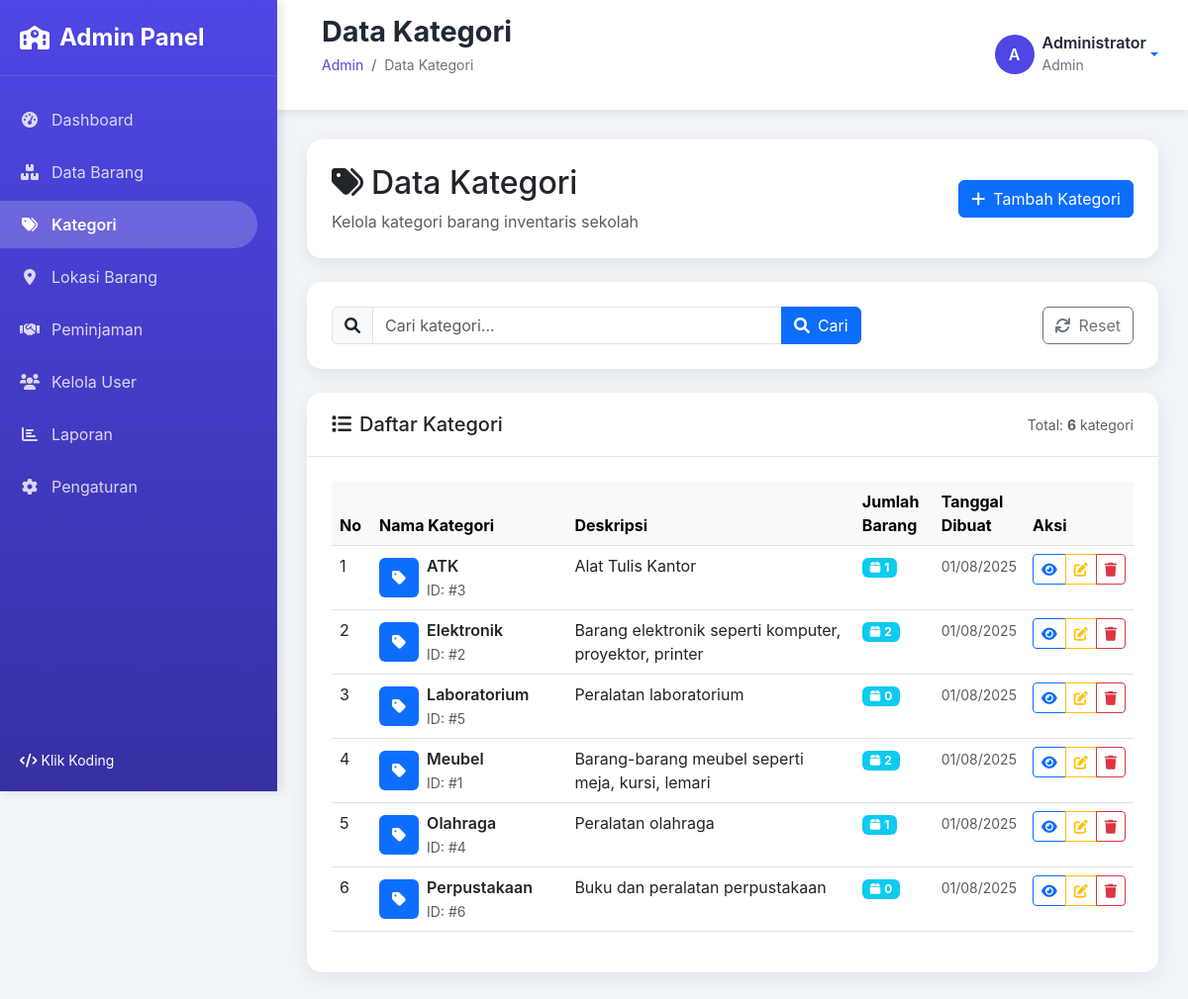
/admin/kategori/index.php (signed in), run on the app's committed database.
### tables this page shows
CREATE TABLE `kategori` (
  `id` int NOT NULL,
  `nama_kategori` varchar(100) NOT NULL,
  `deskripsi` text,
  `created_at` timestamp NULL DEFAULT CURRENT_TIMESTAMP,
  `updated_at` timestamp NULL DEFAULT CURRENT_TIMESTAMP ON UPDATE CURRENT_TIMESTAMP
);

### admin/kategori/index.php (the view, shortened to what this page needs)
<?php
require_once '../includes/header.php';
?>
<?php
$search = isset($_GET['search']) ? trim($_GET['search']) : '';
$page = isset($_GET['page']) ? (int)$_GET['page'] : 1;
$limit = 10;
$offset = ($page - 1) * $limit;
try {
    $pdo = new PDO("mysql:host=localhost;dbname=inventaris_sekolah", "root", "");
    $pdo->setAttribute(PDO::ATTR_ERRMODE, PDO::ERRMODE_EXCEPTION);
    $where_conditions = [];
    $params = [];
    $where_clause = !empty($where_conditions) ? "WHERE " . implode(" AND ", $where_conditions) : "";
    $count_query = "SELECT COUNT(*) as total FROM kategori $where_clause";
    $stmt = $pdo->prepare($count_query);
    $stmt->execute($params);
    $total_records = $stmt->fetch()['total'];
    $query = "
        SELECT
            k.*,
            COUNT(b.id) as jumlah_barang
        FROM kategori k
        LEFT JOIN barang b ON k.id = b.kategori_id
        $where_clause
        GROUP BY k.id
        ORDER BY k.nama_kategori ASC
        LIMIT $limit OFFSET $offset
    ";
    $stmt = $pdo->prepare($query);
    $stmt->execute($params);
    $kategori_list = $stmt->fetchAll(PDO::FETCH_ASSOC);
} catch(Exception $e) {
    $kategori_list = [];
    $total_records = 0;
    $total_pages = 0;
}
?>
<div class="row mb-4">
    <div class="col-12">
        <div class="card">
            <div class="card-body">
                <div class="row align-items-center">
                    <div class="col-md-8">
                        <h2 class="mb-2">
                            <i class="fas fa-tags me-2"></i>Data Kategori
                        </h2>
                        <p class="text-muted mb-0">Kelola kategori barang inventaris sekolah</p>
                    </div>
                    <div class="col-md-4 text-md-end">
                        <div class="d-flex gap-2 justify-content-md-end">
                            <a href="?action=add" class="btn btn-primary">
                                <i class="fas fa-plus me-2"></i>Tambah Kategori
                            </a>
                        </div>
                    </div>
                </div>
            </div>
        </div>
    </div>
</div>
<div class="row mb-4">
    <div class="col-12">
        <div class="card">
            <div class="card-body">
                <form method="GET" action="" class="row g-3">
                    <div class="col-lg-8 col-md-6 col-12">
                        <div class="input-group">
                            <span class="input-group-text">
                                <i class="fas fa-search"></i>
                            </span>
                            <input type="text" class="form-control" id="search" name="search"
                                   placeholder="Cari kategori..." value="<?= htmlspecialchars($search) ?>">
                            <button type="submit" class="btn btn-primary">
                                <i class="fas fa-search me-2"></i><span class="d-none d-md-inline">Cari</span>
                            </button>
                        </div>
                    </div>
                    <div class="col-lg-4 col-md-6 col-12 text-md-end">
                        <a href="index.php" class="btn btn-outline-secondary">
                            <i class="fas fa-refresh me-2"></i><span class="d-none d-md-inline">Reset</span>
                        </a>
                    </div>
                </form>
            </div>
        </div>
    </div>
</div>
<div class="row">
    <div class="col-12">
        <div class="card">
            <div class="card-header">
                <div class="row align-items-center">
                    <div class="col-md-6 col-12 mb-2 mb-md-0">
                        <h5 class="mb-0">
                            <i class="fas fa-list me-2"></i>Daftar Kategori
                        </h5>
                    </div>
                    <div class="col-md-6 col-12 text-md-end">
                        <small class="text-muted">
                            Total: <strong><?= number_format($total_records) ?></strong> kategori
                        </small>
                    </div>
                </div>
            </div>
            <div class="card-body">
                <?php if (empty($kategori_list)): ?>
                    <div class="text-center py-5">
                        <i class="fas fa-tags fa-3x text-muted mb-3"></i>
                        <h5>Tidak ada data kategori</h5>
                        <p class="text-muted">
                            <?= !empty($search) ? 'Tidak ada kategori yang sesuai dengan pencarian.' : 'Belum ada kategori yang ditambahkan.' ?>
                        </p>
                        <?php if (empty($search)): ?>
                            <a href="?action=add" class="btn btn-primary">
                                <i class="fas fa-plus me-2"></i>Tambah Kategori Pertama
                            </a>
                        <?php endif; ?>
                    </div>
                <?php else: ?>
                    <div class="table-responsive">
                        <table class="table table-hover">
                            <thead class="table-light">
                                <tr>
                                    <th width="5%">No</th>
                                    <th width="25%">Nama Kategori</th>
                                    <th width="40%" class="d-none d-md-table-cell">Deskripsi</th>
                                    <th width="10%">Jumlah Barang</th>
                                    <th width="10%">Tanggal Dibuat</th>
                                    <th width="10%">Aksi</th>
                                </tr>
                            </thead>
                            <tbody>
                                <?php foreach ($kategori_list as $index => $kategori): ?>
                                    <tr>
                                        <td><?= $offset + $index + 1 ?></td>
                                        <td>
                                            <div class="d-flex align-items-center">
                                                <div class="bg-primary rounded me-2 d-flex align-items-center justify-content-center"
                                                     style="width: 40px; height: 40px;">
                                                    <i class="fas fa-tag text-white"></i>
                                                </div>
                                                <div>
                                                    <div class="fw-semibold"><?= htmlspecialchars($kategori['nama_kategori']) ?></div>
                                                    <small class="text-muted">ID: #<?= $kategori['id'] ?></small>
                                                </div>
                                            </div>
                                        </td>
                                        <td class="d-none d-md-table-cell">
                                            <?php if ($kategori['deskripsi']): ?>
                                                <?= htmlspecialchars($kategori['deskripsi']) ?>
                                            <?php else: ?>
                                                <span class="text-muted">Tidak ada deskripsi</span>
                                            <?php endif; ?>
                                        </td>
                                        <td>
                                            <span class="badge bg-info">
                                                <i class="fas fa-box me-1"></i><?= $kategori['jumlah_barang'] ?>
                                            </span>
                                        </td>
                                        <td>
                                            <small class="text-muted">
                                                <?= date('d/m/Y', strtotime($kategori['created_at'])) ?>
                                            </small>
                                        </td>
                                        <td>
                                            <div class="btn-group" role="group">
                                                <button type="button" onclick="showDetail(<?= $kategori['id'] ?>)"
                                                        class="btn btn-sm btn-outline-primary" title="Lihat Detail">
                                                    <i class="fas fa-eye"></i>
                                                </button>
                                                <a href="?action=edit&id=<?= $kategori['id'] ?>"
                                                   class="btn btn-sm btn-outline-warning" title="Edit">
                                                    <i class="fas fa-edit"></i>
                                                </a>
                                                <button type="button" class="btn btn-sm btn-outline-danger"
                                                        onclick="showDeleteModal(<?= $kategori['id'] ?>, '<?= htmlspecialchars($kategori['nama_kategori']) ?>')"
                                                        title="Hapus">
                                                    <i class="fas fa-trash"></i>
                                                </button>
                                            </div>
                                        </td>
                                    </tr>
                                <?php endforeach; ?>
                            </tbody>
                        </table>
                    </div>
                <?php endif; ?>
            </div>
        </div>
    </div>
</div>
<?php require_once '../includes/footer.php'; ?>

### admin/includes/header.php (style rules this page uses)
:root { --primary-color: #4f46e5; --primary-dark: #3730a3; --secondary-color: #7c3aed; --success-color: #10b981; --warning-color: #f59e0b; --danger-color: #ef4444; --dark-color: #1f2937; --light-color: #f8fafc; --gray-color: #6b7280; --sidebar-width: 280px; --header-height: 70px; }
* { margin: 0; padding: 0; box-sizing: border-box; }
body { font-family: 'Inter', -apple-system, BlinkMacSystemFont, 'Segoe UI', Roboto, sans-serif; background: #f1f5f9; overflow-x: hidden; }
.card { border: none; border-radius: 15px; box-shadow: 0 5px 20px rgba(0,0,0,0.08); transition: all 0.3s ease; }
.card-header { background: white; border-bottom: 1px solid #e5e7eb; border-radius: 15px 15px 0 0 !important; padding: 20px 25px; }
.card-body { padding: 25px; }

### data on the page
kategori: index "1", nama_kategori "ATK", id "3", deskripsi "Alat Tulis Kantor", jumlah_barang "1", created_at "01/08/2025"
kategori: index "2", nama_kategori "Elektronik", id "2", deskripsi "Barang elektronik seperti komputer, proyektor, printer", jumlah_barang "2", created_at "01/08/2025"
kategori: index "3", nama_kategori "Laboratorium", id "5", deskripsi "Peralatan laboratorium", jumlah_barang "0", created_at "01/08/2025"
kategori: index "4", nama_kategori "Meubel", id "1", deskripsi "Barang-barang meubel seperti meja, kursi, lemari", jumlah_barang "2", created_at "01/08/2025"
kategori: index "5", nama_kategori "Olahraga", id "4", deskripsi "Peralatan olahraga", jumlah_barang "1", created_at "01/08/2025"
kategori: index "6", nama_kategori "Perpustakaan", id "6", deskripsi "Buku dan peralatan perpustakaan", jumlah_barang "0", created_at "01/08/2025"

### other printed values
$page_title "Data Kategori"
substr($user_name, 0, 1) "A"
$user_name "Administrator"
$user_role "Admin"
$total_records "6"
